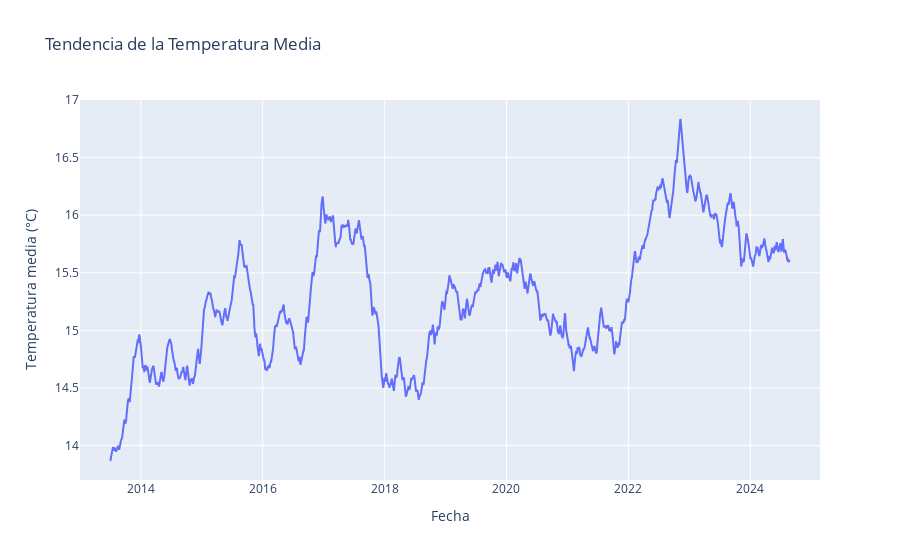

Notebook code for this chart:
### Markdown cell above
#### 1. Tendencia

### Code cell
fig_trend = go.Figure()
fig_trend.add_trace(go.Scatter(x=df_diario_madrid['time'], y=decomposition_temp_mean.trend, mode='lines', name='Tendencia'))
fig_trend.update_layout(title="Tendencia de la Temperatura Media", xaxis_title="Fecha", yaxis_title="Temperatura media (°C)")
fig_trend.show()

### Figure 1 — Plotly figure (JSON) as saved in the notebook; plotly's stock layout.template omitted (floating-point values rounded to 4 significant figures; data arrays with more than 128 entries replaced by an {"elided": "..."} marker saying what was removed)
{"data": [{"mode": "lines", "name": "Tendencia", "type": "scatter", "x": {"elided": "4436 str values"}, "y": {"elided": "4436 float values"}}], "layout": {"title": {"text": "Tendencia de la Temperatura Media"}, "xaxis": {"title": {"text": "Fecha"}}, "yaxis": {"title": {"text": "Temperatura media (°C)"}}}}
